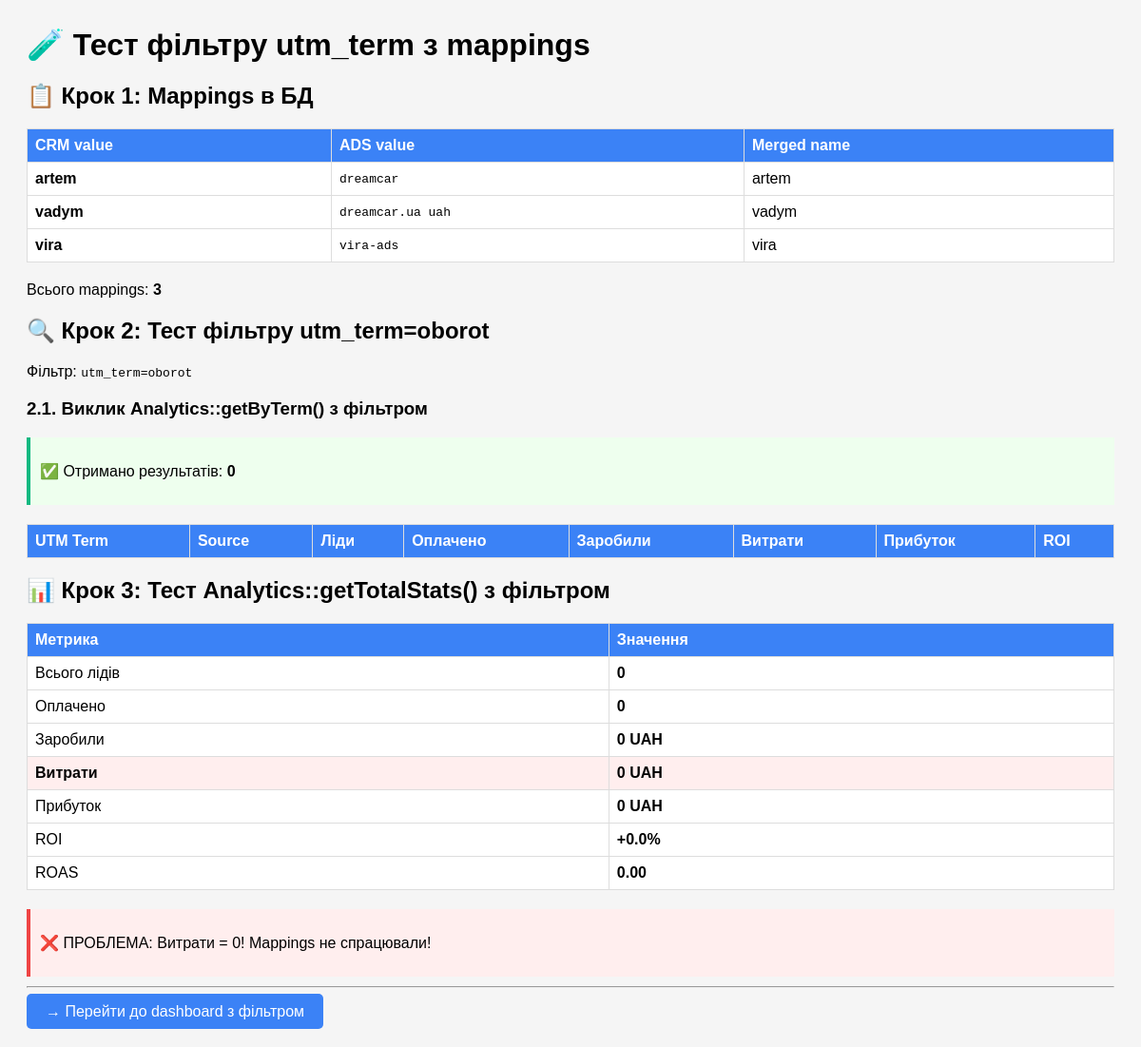
Page /test_mapping_filter.php on the committed database.
### tables this page shows
CREATE TABLE IF NOT EXISTS utm_crm_ads_mapping (
  id INT UNSIGNED AUTO_INCREMENT PRIMARY KEY,

   
  field_type ENUM('utm_source', 'utm_medium', 'utm_campaign', 'utm_term', 'utm_content') NOT NULL,

   
  crm_value VARCHAR(255) NOT NULL COMMENT 'Значення з CRM (SendPulse webhook)',
  ads_value VARCHAR(255) NOT NULL COMMENT 'Значення з ADS (Facebook/Google)',

   
  merged_name VARCHAR(255) NOT NULL COMMENT 'Назва для відображення в dashboard',

   
  notes TEXT COMMENT 'Коментарі/опис',
  created_by VARCHAR(100) COMMENT 'Хто створив mapping',
  created_at TIMESTAMP DEFAULT CURRENT_TIMESTAMP,
  updated_at TIMESTAMP DEFAULT CURRENT_TIMESTAMP ON UPDATE CURRENT_TIMESTAMP,

   
  UNIQUE KEY uk_field_crm_ads (field_type, crm_value, ads_value),

   
  INDEX idx_field_type (field_type),
  INDEX idx_crm_value (crm_value),
  INDEX idx_ads_value (ads_value)
);

### test_mapping_filter.php (the view, shortened to what the rows shown need)
<?php
require_once 'core/Database.php';
require_once 'core/models/UtmCrmAdsMapping.php';
echo "<h1>🧪 Тест фільтру utm_term з mappings</h1>";
echo "<h2>📋 Крок 1: Mappings в БД</h2>";
$mappings = UtmCrmAdsMapping::getMappingsByField('utm_term');
echo "<table>";
echo "<tr><th>CRM value</th><th>ADS value</th><th>Merged name</th></tr>";
foreach ($mappings as $map) {
    echo "<tr>";
    echo "<td><strong>{$map['crm_value']}</strong></td>";
    echo "<td><code>{$map['ads_value']}</code></td>";
    echo "<td>{$map['merged_name']}</td>";
    echo "</tr>";
}
echo "</table>";
echo "<h2>🔍 Крок 2: Тест фільтру utm_term=oborot</h2>";
try {
    echo "<table>";
    echo "<tr><th>UTM Term</th><th>Source</th><th>Лiди</th><th>Оплачено</th><th>Заробили</th><th>Витрати</th><th>Прибуток</th><th>ROI</th></tr>";
    echo "</table>";
} catch (Exception $e) {
    echo "<div class='error'>";
    echo "<p>❌ Помилка: " . $e->getMessage() . "</p>";
    echo "<pre>" . $e->getTraceAsString() . "</pre>";
    echo "</div>";
}
echo "<h2>📊 Крок 3: Тест Analytics::getTotalStats() з фільтром</h2>";
try {
    echo "<table>";
    echo "<tr><th>Метрика</th><th>Значення</th></tr>";
    echo "</table>";
} catch (Exception $e) {
    echo "<div class='error'>";
    echo "<p>❌ Помилка: " . $e->getMessage() . "</p>";
    echo "<pre>" . $e->getTraceAsString() . "</pre>";
    echo "</div>";
}
?>

### rows in the picture
utm_crm_ads_mapping: crm_value "artem", ads_value "dreamcar", merged_name "artem"
utm_crm_ads_mapping: crm_value "vadym", ads_value "dreamcar.ua uah", merged_name "vadym"
utm_crm_ads_mapping: crm_value "vira", ads_value "vira-ads", merged_name "vira"

### other values in the picture
count($mappings) "3"
count($result) "0"
$totalStats['total_leads'] "0"
$totalStats['paid_count'] "0"
$totalStats['paid_amount'] "0"
$totalStats['total_spend'] "0"
$totalStats['total_profit'] "0"
$totalStats['avg_roi'] "0.0"
$totalStats['avg_roas'] "0.00"
